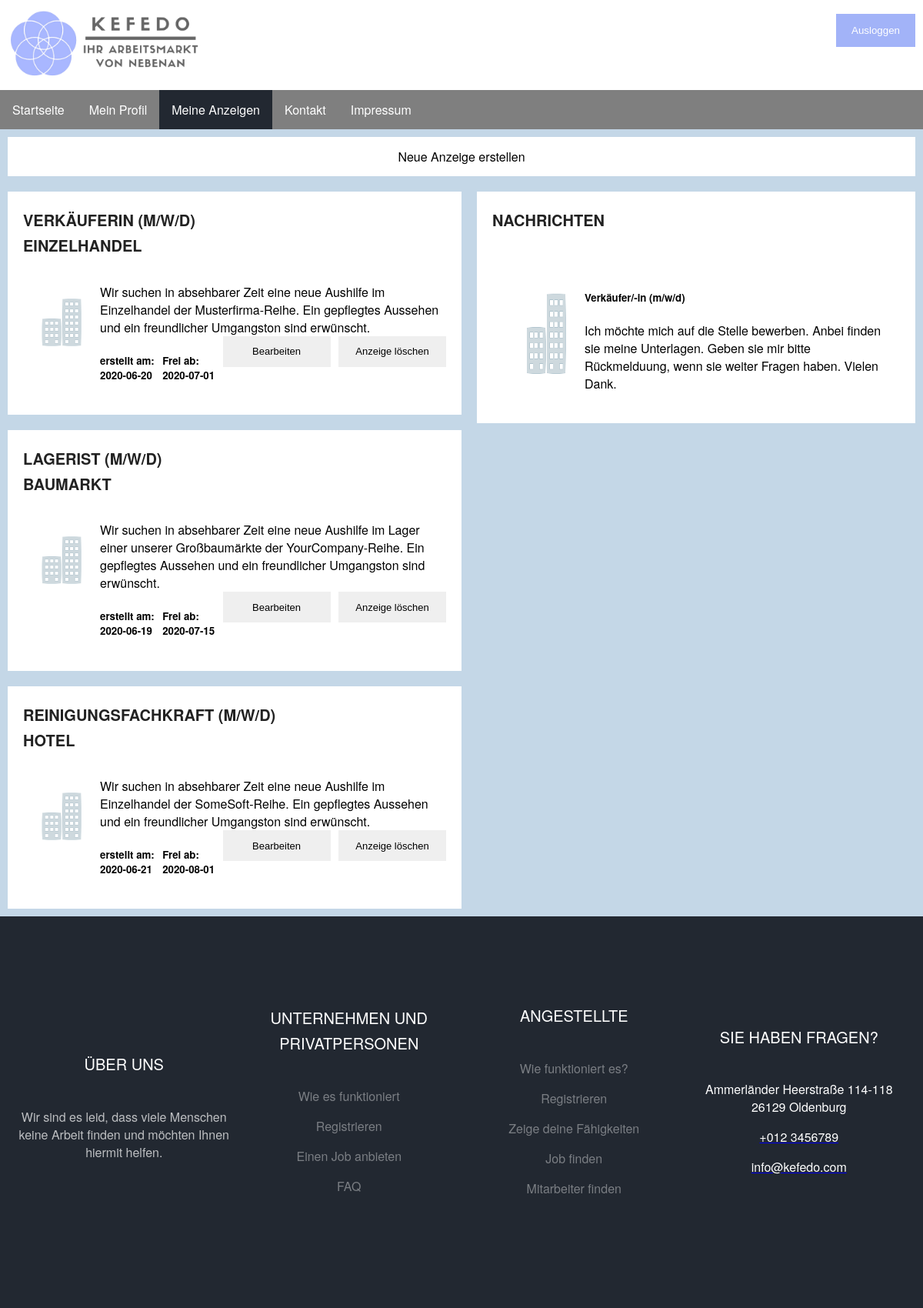
/website_root/messages.php (signed in), run on the app's committed database.
### tables this page shows
CREATE TABLE offers (
                            id INTEGER NOT NULL PRIMARY KEY autoincrement,
                            title VARCHAR(50) NOT NULL,
                            subtitle VARCHAR(50) NOT NULL,
                            companyName VARCHAR(50) DEFAULT NULL,
                            description VARCHAR(2000) DEFAULT NULL,
                            address INTEGER NOT NULL,
                            created DATE NOT NULL DEFAULT CURRENT_TIMESTAMP,
                            free DATE DEFAULT NULL,
                            offerType INTEGER(1) NOT NULL,
                            duration INTEGER(1) DEFAULT NULL,
                            workModel INTEGER(1) DEFAULT NULL,
                            creator INTEGER NOT NULL,
                            FOREIGN KEY(address) REFERENCES address (id),
                            FOREIGN KEY(creator) REFERENCES user (id)
                            
                            );

### website_root/php/offer/Offer.php (called while the page is built, shortened)
<?php
class Offer
{
    private $title;
    private $subTitle;
    private $description;
    private $created;
    private $free;
    public function getTitle()
    {
        return $this->title;
    }
    public function setTitle($title): void
    {
        $this->title = $title;
    }
    public function getSubTitle()
    {
        return $this->subTitle;
    }
    public function setSubTitle($subTitle): void
    {
        $this->subTitle = $subTitle;
    }
    public function getDescription()
    {
        return $this->description;
    }
    public function setDescription($description): void
    {
        $this->description = $description;
    }
    public function getCreated()
    {
        return $this->created;
    }
    public function setCreated($created): void
    {
        $this->created = $created;
    }
    public function getFree()
    {
        return $this->free;
    }
    public function setFree($free): void
    {
        $this->free = $free;
    }
}

### website_root/php/database/SqliteDatabase.php (called while the page is built, shortened)
<?php
class SqliteDatabase implements Database
{
    private $conn;
    public function exists(): ?bool
    {
        return file_exists('../DB.sqlite3');
    }
    public function connect(): ?bool
    {
        if ($this->exists()) {
            $this->conn = new PDO('sqlite:../DB.sqlite3') or die("Cannot open the Database");
        } else {
            $this->conn = new PDO('sqlite:../DB.sqlite3') or die("Cannot open the Database");
            return $this->create();
        }
        return true;
    }
    public function execute($command, $values)
    {
        if ($this->conn !== null && is_array($values) && is_string($command)) {
            try {
                $stm = $this->conn->prepare($command);
                $stm->execute($values);
                return $stm->fetchAll();
            } catch (PDOException $e) {
                print $e;
                return false;
            }
        } else {
            return false;
        }
    }
}

### website_root/php/offer/OfferDAOImpl.php (called while the page is built, shortened)
<?php
class OfferDAOImpl implements OfferDAO
{
    private $database;
    public function __construct()
    {
        $databaseController = new DatabaseController();
        $this->database = $databaseController::getDatabase();
        try {
            $this->database->connect();
        } catch (Exception $e) {
            echo $e;
        }
    }
    public function getOwnOffers($user)
    {
        $command = "SELECT * FROM offers, address WHERE offers.address = address.id AND creator=?";
        $values = [$user->getId()];
        return OfferHelper::getOffersFromSQLResult($this->database->execute($command, $values));
    }
}

### website_root/php/database/DatabaseController.php (called while the page is built, shortened)
<?php
class DatabaseController
{
    private static $database;
    public function __construct()
    {
        self::$database = new SqliteDatabase();
    }
    public static function getDatabase(): SqliteDatabase
    {
        return self::$database;
    }
}

### website_root/php/user/UserDAOImpl.php (called while the page is built, shortened)
<?php
class UserDAOImpl implements UserDAO
{
    public function __construct()
    {
        $databaseController = new DatabaseController();
        $this->database = $databaseController::getDatabase();
    }
}

### website_root/messages.php (the view, shortened to what this page needs)
<?php
include "header.php";
include_once 'php/classes.php';
$email = $_COOKIE['email'] ?? null;
$eingelogt = $_COOKIE['loggedin'];
if ($eingelogt != "true") {
    $_SESSION["error"] = "loggout";
    ?>
    <script language="javascript" type="text/javascript"> document.location = "index.php"; </script><?php
} else {
    if ($email !== null) {
        $user = new UserDAOImpl();
        $user = $user->findUserByMail($email);
        if ($user !== null) {
            $OfferDAOImpl = new OfferDAOImpl();
            $result = $OfferDAOImpl->getOwnOffers($user);
        } else {
            $result = null;
        }
    }
}
?>
<div class="header">
    <nav>
        <ul class="navi">
            <li class="navibutton"><a href="index.php" class="naviobjekt"> Startseite</a></li>
            <li class="navibutton">
                <a href="profil.php" class="naviobjekt"> Mein Profil</a>
            </li>
            <li class="navibutton">
                <div class="active"><a href="messages.php" class="naviobjekt"> Meine Anzeigen </a></div>
            </li>
            <li class="navibutton"><a href="contact.php" class="naviobjekt">Kontakt </a></li>
            <li class="navibutton"><a href="impressum.php" class="naviobjekt">Impressum </a></li>
        </ul>
    </nav>
</div>
<div class="grid-farbe">
    <div class="button_field">
        <a href="new_offer.php" class="button_new_offer">Neue Anzeige erstellen</a>
    </div>
    <div class="row">
        <div class="leftcolumn">
            <?php
            displayResults($result);
            function displayResults($result)
            {
                if ($result !== null) {
                    foreach ($result as $offer) {
                        $offer_id = $offer->getId();
                        $html = "<div class=\"card\">
                                    <div class=\"anzeigen-inhalt\">
                                        <h2>" . $offer->getTitle() . "<br>" . $offer->getSubTitle() . "</h2>
                                        <img class=\"fakeimg\" src=\"images/company_placeholder.png\" alt=\"Firmenlogo\">
                                        <div class=\"beschreibung\">
                                            " . $offer->getDescription() . "
                                        </div>
                                    </div>
                                    <form method=\"POST\"  class=\"profile-form\" id=\"profile-form\">
                                    <div class=\"infos\">
                                        <div class=\"erstellt\"><h5>erstellt am:<br>" . $offer->getCreated() . "</div>
                                        <div class=\"frei\"><h5> Frei ab:<br>" . $offer->getFree() . "</h5></div>
                                        <input type='hidden' name='id_offer' value='$offer_id'></form>
                                     <form method='post' action='new_offer.php'><input type=\"submit\" value=\"Bearbeiten\" class=\"submit\" name=\"bearbeiten_offer\"
                                   id=\"submit\"/>
                                        <input type='hidden' name='id_offer' value='$offer_id'></form>
                                    <input type=\"submit\" value=\"Anzeige löschen\" class=\"submit\" name=\"anzeigeloeschen\"
                                   id=\"submit\"/>
                                    </div>
                                 </form>
                                </div>";
                        echo $html . "\n";
                    }
                }
            }
            ?>
        </div>
        <div class="rightcolumn">
            <div class="card">
                <h2>Nachrichten</h2>
                <div class="card">
                    <div class=" nachricht">
                        <img class="fakeimg" src="images/company_placeholder.png" alt="Firmenlogo">
                        <div class="nachrichtenbes">
                            <h5>Verkäufer/-in (m/w/d)</h5>
                            Ich möchte mich auf die Stelle bewerben. Anbei finden sie meine Unterlagen.
                            Geben sie mir bitte Rückmelduung, wenn sie weiter Fragen haben. Vielen Dank.
                        </div>
                    </div>
                </div>
            </div>
        </div>

### website_root/header.php (shortened to what this page needs)
<!DOCTYPE html>
<html lang="de">
<head>
    <link rel="stylesheet" type="text/css" href="styles/global.css">
    <?php if (preg_match("/messages\.php/i", $_SERVER['REQUEST_URI'])) { ?>
        <link rel="stylesheet" type="text/css" href="styles/messages.css">
    <?php } ?>
</head>
<body>
<div class="grid-container">
    <div class="headerrahmen">
        <div class="logo">
            <a href="index.php"><img alt="Logo" class="kefedologo" src="images/logo.png"></a>
        </div>
        <?php if (isset($_COOKIE["loggedin"]) and $_COOKIE["loggedin"] === "true") {
            ?>
            <div class="loginbutton">
                <form action="login.php" method="post">
                    <button type="submit" name="logoutSubmit" style="width:auto;">
                        Ausloggen
                    </button>
                </form>
            </div>
    <?php
    }
    ?>
</div>

### website_root/styles/global.css (style rules this page uses)
body { margin: 0; font-family: "Helvetica Neue", Helvetica, Arial, sans-serif; }
input { display: block; max-width: 100%; border: 1px solid #ebebeb; padding: 12px 20px; box-sizing: border-box; font-weight: 500; font-size: 13px; }
button { background-color: #A2B3F8; color: white; padding: 14px 20px; margin: 8px 0; border: none; cursor: pointer; width: 100%; }
.submit { width: 140px; height: 40px; display: flex; font-weight: 400; font-size: 13px; padding: 10px; border: none; cursor: pointer; }
h2 { line-height: 1.66; padding: 0; font-weight: 700; color: #222; font-size: 20px; text-transform: uppercase; margin: 0 0 32px; }
.footer { display: block; position: relative; font-size: 16px; padding: 7em 0; background: #222831; color: rgba(255, 255, 255, 0.7); grid-area: footer; align-content: center; }
.footer-row { display: flex; flex-wrap: wrap; align-content: center; }
.grid-farbe { padding: 10px; background-color: #c4d7e7; }
.text { color: #fff; text-decoration: none; }
.footer-col { float: left; flex-grow: 1; text-align: center; align-content: center; flex-wrap: wrap; width: 200px; }
.list-unstyled { padding-left: 0; list-style: none; }
.footer-li { padding-bottom: 1rem !important; }
.container { width: 100%; padding-right: 15px; padding-left: 15px; margin: auto; }
.footer-h2 { font-family: inherit; color: #fff; margin-bottom: 40px; font-size: 20px; font-weight: 400; }
.footer-link { color: rgba(255, 255, 255, 0.4); text-decoration: none; }
.headerrahmen { display: flex; flex-wrap: wrap; justify-content: space-between; padding: 10px; max-width: 100%; overflow: hidden; }
.loginbutton { float: right; margin-right: 0; align-items: end; }
.logo { flex-grow: 100; }
.kefedologo { max-width: 250px; min-width: 200px; }
.navi { list-style-type: none; margin: 0; padding: 0; overflow: hidden; background-color: #7f7f7f; }
.navibutton { float: left; }
.naviobjekt { display: block; color: white; text-decoration: none; text-align: center; padding: 14px 16px; }
.navibutton :last-child { border-right: none; }
.active { background-color: #222831; }

### website_root/styles/messages.css (style rules this page uses)
.leftcolumn { float: left; width: 50%; }
.rightcolumn { float: left; width: 50%; padding-left: 20px; }
.fakeimg { padding: 10px; min-width: 100px; max-width: 100px; float: left; }
.button_new_offer { display: block; color: black; text-decoration: none; text-align: center; padding: 14px 16px; }
.button_field { background-color: white; }
.infos { display: flex; justify-content: space-between; }
.nachricht { display: flex; }
.card { background-color: white; padding: 20px; margin-top: 20px; }
.row:after { content: ""; display: table; clear: both; }

### data on the page
offers: title "VERKÄUFERIN (M/W/D)", subtitle "EINZELHANDEL", description "Wir suchen in absehbarer Zeit eine neue Aushilfe im Einzelhandel der Musterfirma-Reihe. Ein gepflegtes Aussehen und ein freundlicher Umgangston sind erwünscht.", created "2020-06-20", free "2020-07-01"
offers: title "LAGERIST (M/W/D)", subtitle "BAUMARKT", description "Wir suchen in absehbarer Zeit eine neue Aushilfe im Lager einer unserer Großbaumärkte der YourCompany-Reihe. Ein gepflegtes Aussehen und ein freundlicher Umgangston sind erwünscht.", created "2020-06-19", free "2020-07-15"
offers: title "REINIGUNGSFACHKRAFT (M/W/D)", subtitle "HOTEL", description "Wir suchen in absehbarer Zeit eine neue Aushilfe im Einzelhandel der SomeSoft-Reihe. Ein gepflegtes Aussehen und ein freundlicher Umgangston sind erwünscht.", created "2020-06-21", free "2020-08-01"
